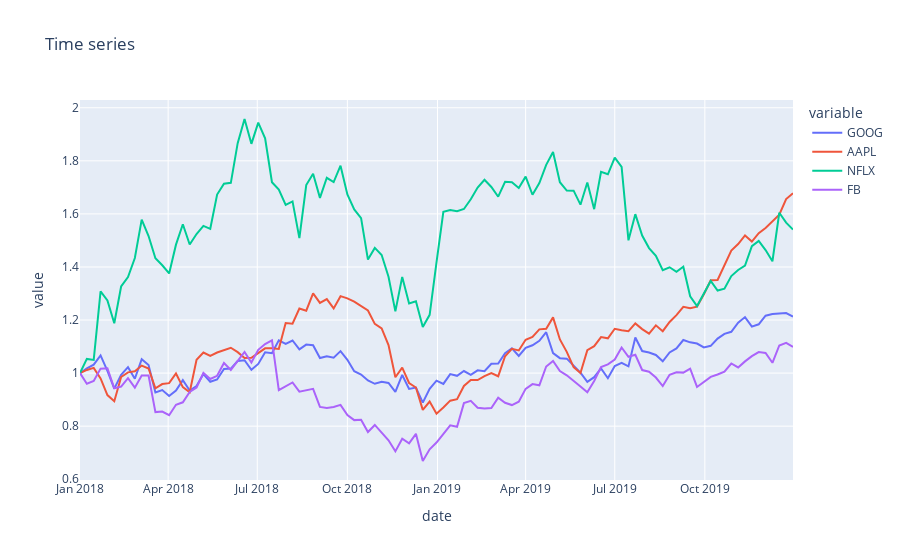

Notebook code for this chart:
### Code cell
px.line(stock_data , x = "date" , y = ["GOOG" , "AAPL","NFLX" , "FB"] , labels={"x" : "Date" , "y"  : "Price"} , title="Time series ")
